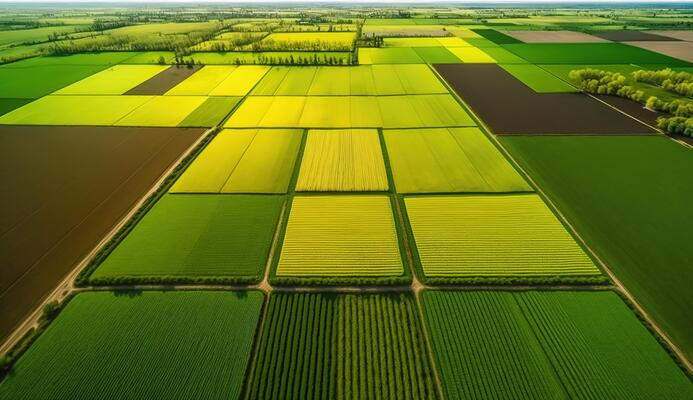
#> input picture parcel.jpeg, 693 x 400 px
$ python gray_hist.py
#> lines starting #> are read from the running program, lines starting #| are printed output that depends on the picture
import numpy as np
import cv2
from matplotlib import pyplot as plt

image = cv2.imread("parcel.jpeg")
#> image is the input picture: shape (400, 693, 3); mean B, G, R 24.9, 117.3, 102.4
image = cv2.cvtColor(image, cv2.COLOR_BGR2GRAY)
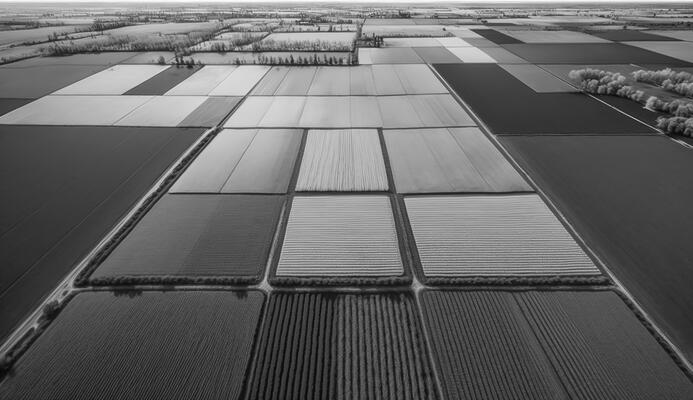
#> image: shape (400, 693); min 5, max 254, mean 102.3
cv2.imshow("Original", image)

hist = cv2.calcHist([image], [0], None, [256], [0, 256])
#> hist = 256 values, max 4523 at index 70, min 0 at index 0, mean 1082.8

plt.figure()
plt.title("Grayscale Histogram")
plt.xlabel("Bins")
plt.ylabel("# of Pixels")
plt.plot(hist)
plt.xlim([0, 256])
plt.show()
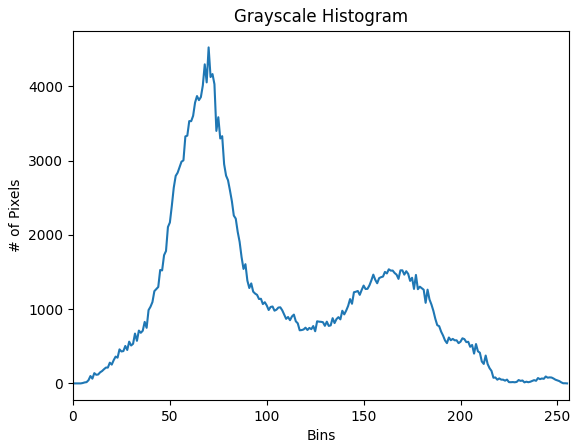
#> figure drawn by matplotlib, 1 panel; curve peaks at x = 70, y = 4523
cv2.waitKey(0)
